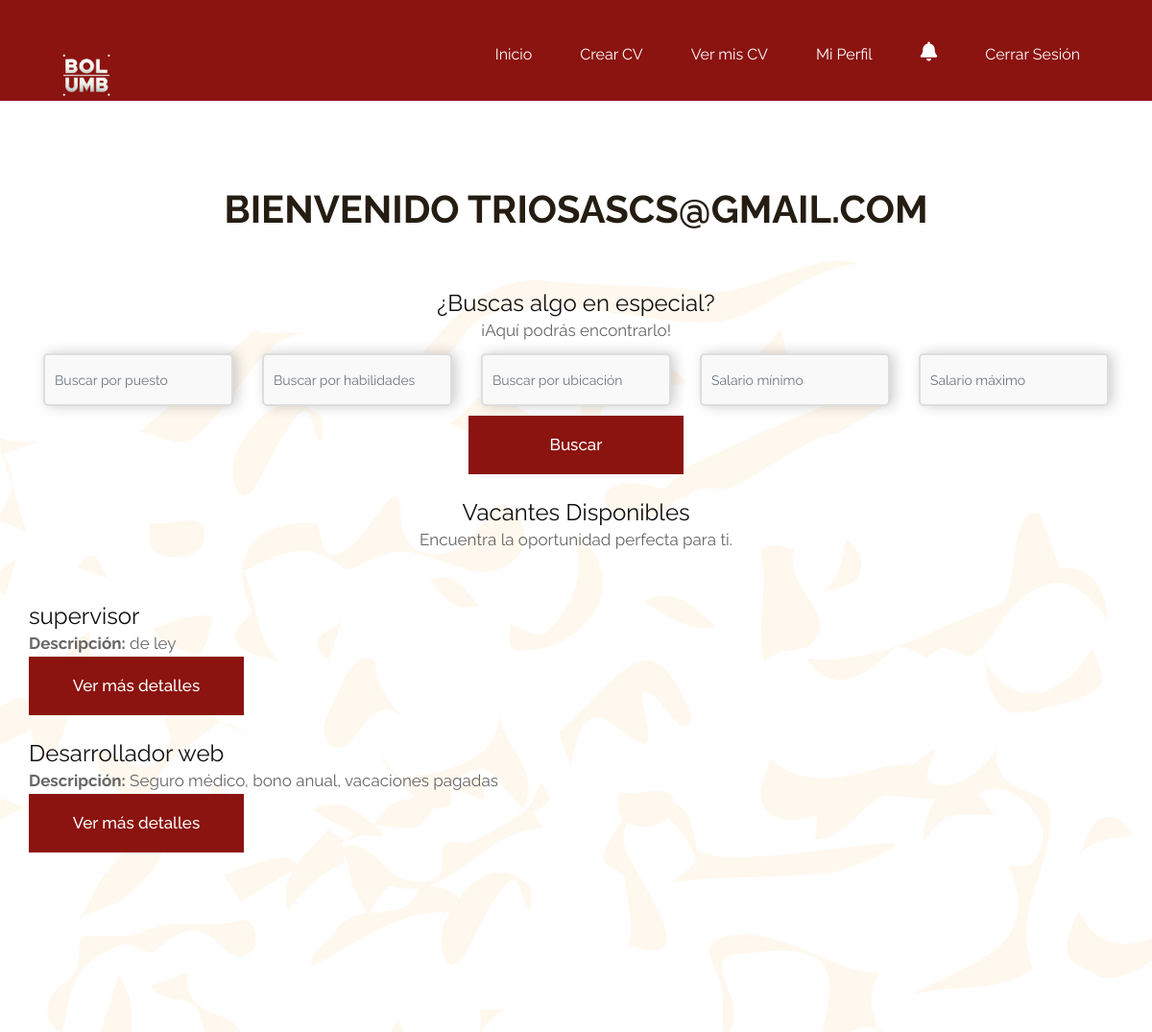
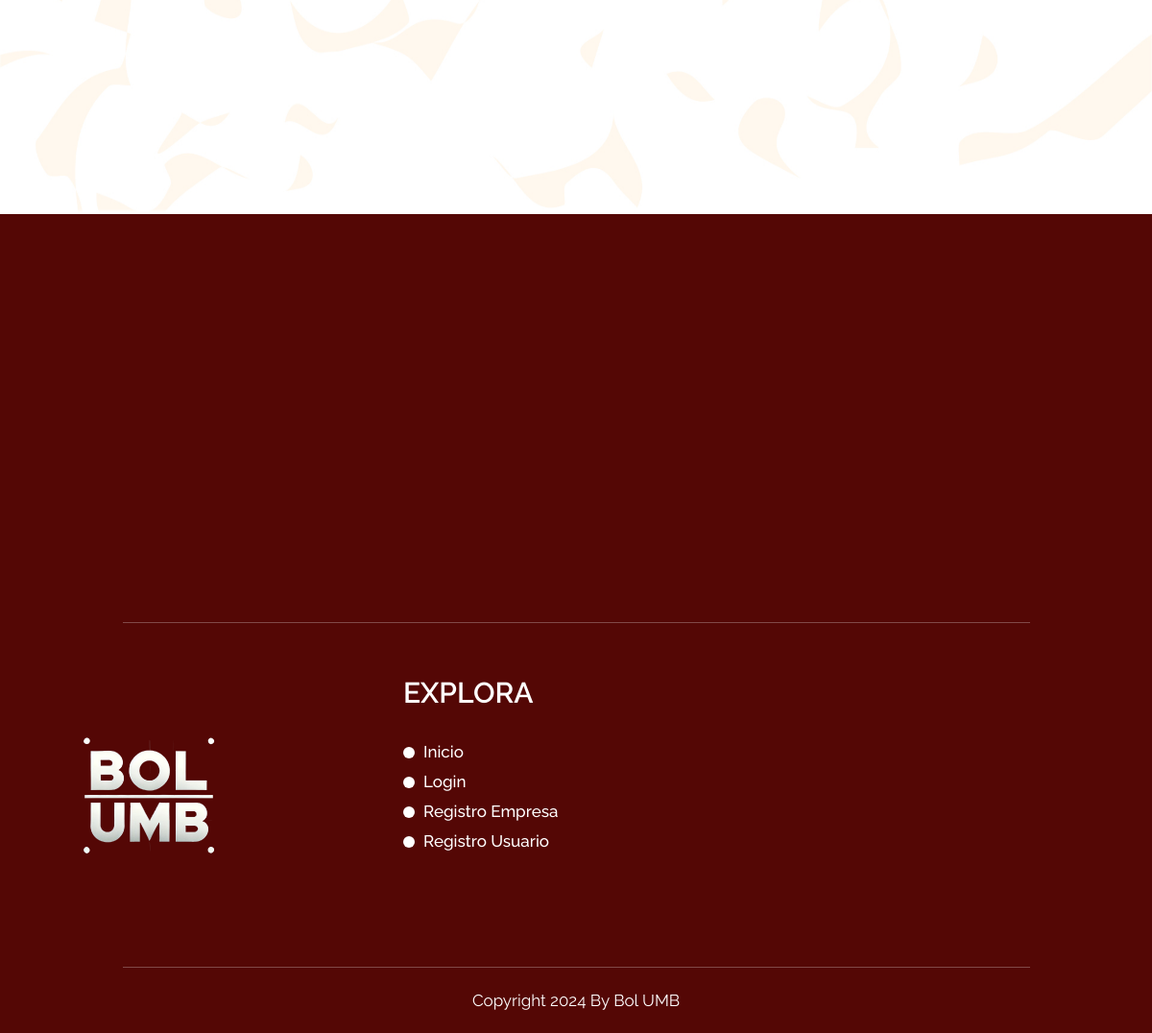
Screenshot of /bienvenidousu.php (signed in) with the database file from the repository (2 pictures, top to bottom).
### tables this page shows
CREATE TABLE `vacantes` (
  `id_vacante` int(11) NOT NULL,
  `id_empresa` int(11) NOT NULL,
  `puesto` varchar(45) NOT NULL,
  `salario` double NOT NULL,
  `horario` text NOT NULL,
  `habilidades` varchar(255) NOT NULL,
  `prestaciones` text NOT NULL,
  `experiencia` text NOT NULL,
  `tiempo_experiencia` varchar(20) NOT NULL,
  `formacion` text NOT NULL,
  `idioma` varchar(20) NOT NULL,
  `rol` varchar(255) NOT NULL
);

### bienvenidousu.php (the view, shortened to what this page needs)
<!DOCTYPE html>
<html lang="en">
   <head>
      <link rel="stylesheet" href="css/bootstrap.min.css">
      <link rel="stylesheet" href="css/style.css">
      <link rel="stylesheet" href="css/responsive.css">
      <link rel="stylesheet" href="https://cdnjs.cloudflare.com/ajax/libs/font-awesome/4.7.0/css/font-awesome.min.css">
<link href="https://cdnjs.cloudflare.com/ajax/libs/font-awesome/6.0.0-beta3/css/all.min.css" rel="stylesheet">
   </head>
  <body class="main-layout">
      <header>
         <div class="head-top">
            <div class="container-fluid">
               <div class="row">
                  <div class="col-sm-3">
                     <div class="logo">
                        <a href="index.php"><img src="images/bol.png" height="500" width="90" /></a>
                     </div>
                  </div>
                  <div class="col-sm-9">
                     <ul class="email text_align_right">
                        <li class="d_none"> <a href="bienvenidousu.php">Inicio <i  aria-hidden="true"></i></a> </li>
                         <li class="d_none"> <a href="cv.php">Crear CV <i  aria-hidden="true"></i></a> </li>
                          <li class="d_none"> <a href="mis_cvs.php">Ver mis CV <i  aria-hidden="true"></i></a> </li>
                         <li class="d_none"> <a href="miperfil.php">Mi Perfil<i  aria-hidden="true"></i></a> </li>
                         <li class="d_none">
    <a href="javascript:void(0);" id="notificaciones-toggle"> <i class="fas fa-bell"></i></a>
</li>
<li class="d_none"> <a href="logout.php">Cerrar Sesión<i  aria-hidden="true"></i></a> </li>
                     </ul>
                  </div>
               </div>
            </div>
         </div>
      </header>
      <div class="services_main">
         <div class="container">
            <div class="row">
               <div class="col-md-12">
                  <div class="titlepage">
                 <?php
    require_once 'conexion.php';
    if (isset($_SESSION['correo'])) {
        $correo = $_SESSION['correo'];
        echo "<div class='titlepage'>
                <h2><center>Bienvenido {$correo}</center></h2>
              </div>";
			  ?>
              <section class="vacantes_section layout_padding">
    <div class="container">
    <center><h1>¿Buscas algo en especial?</h1></center>
    <center><p>¡Aquí podrás encontrarlo!</p></center>
  <div class="filtros_busqueda">
    <form method="GET" action="" id="filtrosForm">
        <div class="row">
            <div class="col-md-3">
                <input type="text" class="form-control" name="puesto" placeholder="Buscar por puesto" value="<?php echo isset($_GET['puesto']) ? $_GET['puesto'] : ''; ?>">
            </div>
            <div class="col-md-3">
                <input type="text" class="form-control" name="habilidades" placeholder="Buscar por habilidades" value="<?php echo isset($_GET['habilidades']) ? $_GET['habilidades'] : ''; ?>">
            </div>
            <div class="col-md-3">
                <input type="text" class="form-control" name="ubicacion" placeholder="Buscar por ubicación" value="<?php echo isset($_GET['ubicacion']) ? $_GET['ubicacion'] : ''; ?>">
            </div>
            <div class="col-md-3">
                <input type="number" class="form-control" name="salario_min" placeholder="Salario mínimo" value="<?php echo isset($_GET['salario_min']) ? $_GET['salario_min'] : ''; ?>">
            </div>
            <div class="col-md-3">
                <input type="number" class="form-control" name="salario_max" placeholder="Salario máximo" value="<?php echo isset($_GET['salario_max']) ? $_GET['salario_max'] : ''; ?>">
            </div>
            <br>
            <div class="col-md-12">
                <button type="submit" class="read_more" style="display: block; margin: 0 auto;">Buscar</button>
            </div>
        </div>
    </form>
</div>
        </div>
        <?php
        $sql = "SELECT v.*, e.direccion_empresa FROM vacantes v
		JOIN empresa e ON v.id_empresa=e.id_e
		  WHERE 1";
        $stmt = $conn->prepare($sql);
        $stmt->execute();
        $result = $stmt->get_result();
        ?>
        <br>
           <center> <h1>Vacantes Disponibles</h1></center>
            <center> <p>Encuentra la oportunidad perfecta para ti.</p></center>
       <br>
        <div class="row">
            <?php if ($result->num_rows > 0): ?>
                <?php while ($vacante = $result->fetch_assoc()): ?>
                    <div class="col-md-6 col-lg-12">
                        <div class="box">
                            <div class="detail-box">
                            <br>
                                <h1><?php echo htmlspecialchars($vacante['puesto']); ?></h1>
                                <p><strong>Descripción:</strong> <?php echo htmlspecialchars($vacante['prestaciones']); ?></p>
                                <button class="read_more" type="button" data-bs-toggle="collapse" data-bs-target="#vacante<?php echo $vacante['id_vacante']; ?>" aria-expanded="false" aria-controls="vacante<?php echo $vacante['id_vacante']; ?>">
                                    Ver más detalles
                                </button>
                            </div>
                        </div>
                    </div>
                <?php endwhile; ?>
            <?php else: ?>
                <div class="col-12">
                    <p>No hay vacantes disponibles en este momento.</p>
                </div>
            <?php endif; ?>
    </div>
    </div>
              <?php
    }
    ?>
              </div>
               </div>
            </div>
         </div>
      <footer>
         <div class="footer">
            <div class="container">
               <div class="row">
                  <div class="col-md-10 offset-md-1">
                     <ul class="social_icon text_align_center">
                     </ul>
                  </div>
                  <div class="col-md-4 col-sm-6">
                     <div class="reader">
                        <a href="index.html"><img src="images/bol.png" height="250" width="250"/></a>
                     </div>
                  </div>
                  <div class="col-md-2 col-sm-6">
                     <div class="reader">
                        <h3>Explora</h3>
                        <ul class="xple_menu">
                           <li><a href="index.php">Inicio</a></li>
                           <li><a href="login.php">Login</a></li>
                           <li><a href="registroempresa.php">Registro Empresa</a></li>
                           <li><a href="registro.php">Registro Usuario</a></li>
                        </ul>
                     </div>
                  </div>
                  <div class="col-md-3 col-sm-6">
                  </div>
               </div>
            </div>
            <div class="copyright text_align_center">
               <div class="container">
                  <div class="row">
                     <div class="col-md-10 offset-md-1">
                        <p>Copyright 2024 By <a href="https://html.design/"> Bol UMB</a></p>
                     </div>
                  </div>
               </div>
            </div>
         </div>
      </footer>
</body>
</html>

### css/style.css (style rules this page uses)
body { color: #666666; font-size: 14px; font-family: 'Raleway', sans-serif; line-height: 1.80857; font-weight: normal; }
html { scroll-behavior: smooth; }
a { color: #1f1f1f; text-decoration: none !important; outline: none !important; -webkit-transition: all .3s ease-in-out; -moz-transition: all .3s ease-in-out; -ms-transition: all .3s ease-in-out; -o-transition: all .3s ease-in-out; transition: all .3s ease-in-out; }
h1, h2, h3, h4, h5, h6 { letter-spacing: 0; font-weight: normal; position: relative; padding: 0; font-weight: normal; line-height: normal; color: #111111; margin: 0 }
h1 { font-size: 24px }
h2 { font-size: 22px }
h3 { font-size: 18px }
*, *::after, *::before { -webkit-box-sizing: border-box; -moz-box-sizing: border-box; box-sizing: border-box; }
ul, li, ol { margin: 0px; padding: 0px; list-style: none; }
p { margin: 0px; padding: 0; font-weight: 400; font-size: 17px; line-height: 28px; }
a { color: #222222; text-decoration: none; outline: none !important; }
a, .btn { text-decoration: none !important; outline: none !important; -webkit-transition: all .3s ease-in-out; -moz-transition: all .3s ease-in-out; -ms-transition: all .3s ease-in-out; -o-transition: all .3s ease-in-out; transition: all .3s ease-in-out; }
img { max-width: 100%; height: auto; }
button { border: 0; margin: 0; padding: 0; cursor: pointer; }
.text_align_center { text-align: center; }
.text_align_right { text-align: right; }
.container { max-width: 1170px; }
header { height: 105px; background: #8b1310; width: 100%; padding: 33px 30px; }
ul.email { padding-top: 4px; display: flex; align-items: center; justify-content: end; flex-wrap: wrap; }
ul.email li { display: inline-block; color: #fff; padding: 0 20px; font-size: 17px; }
ul.email li a { font-size: 16px; }
ul.email li a { color: #fff; }
ul.email li i { color: #fff; font-size: 20px; padding-right: 10px; }
.titlepage { padding-bottom: 60px; }
.titlepage h2 { font-size: 40px; font-weight: 700; line-height: 46px; color: #251d12; text-transform: uppercase; }
.read_more { display: block; background: #8b1310; color: #fff; max-width: 224px; height: 61px; padding: 14px 0px; width: 100%; font-size: 17px; text-align: center; font-weight: 500; transition: ease-in all 0.5s; }
.services_main { padding-top: 90px; background: url(../images/service_bg.jpg); background-size: 100% 100%; background-position: center center; background-repeat: no-repeat; padding-bottom: 350px; }
.services_main .titlepage { padding-bottom: 60px; }
.footer { background: #540705; padding-top: 362px }
ul.social_icon { padding-top: 30px; padding-bottom: 33px; border-bottom: #814948 solid 1px; margin-bottom: 54px; }
.reader h3 { color: #fff; font-size: 30px; text-transform: uppercase; font-weight: 600; padding-top: 1px; }
ul.xple_menu { padding-top: 29px; }
ul.xple_menu li a { font-size: 17px; color: #fff; line-height: 31px; font-weight: 500; position: relative; padding-left: 21px; }
ul.xple_menu li a::before { position: absolute; content: ""; background: #fff; width: 12px; height: 12px; border-radius: 20px; left: 0; top: 5px; }
.copyright p { margin-top: 54px; color: #fff; padding: 20px 0px; border-top: #814948 solid 1px; }
.copyright a { color: #fff; }
.form-control { border-radius: 11px; margin-bottom: 20px; padding: 0 20px; background: transparent; border: transparent; box-shadow: 4px 0 14px rgba(02, 3, 8, 0.20); height: 55px; }

### bienvenidousu.php (style rules this page uses)
form input[type="text"], form input[type="number"] { width: 100%; padding: 10px; margin: 10px 0; border: 2px solid #ddd; border-radius: 5px; font-family: 'Raleway', sans-serif; font-size: 14px; color: #333; background-color: #f9f9f9; transition: all 0.3s ease-in-out; }
.filtros_busqueda form { display: flex; flex-wrap: wrap; gap: 20px; justify-content: space-between; }
.filtros_busqueda .col-md-3 { flex: 1 1 18%; min-width: 150px; }
.filtros_busqueda .col-md-12 { flex: 1 1 100%; text-align: center; }

### rows the page displays
vacantes: puesto "supervisor", prestaciones "de ley"
vacantes: puesto "Desarrollador web", prestaciones "Seguro médico, bono anual, vacaciones pagadas"

### other values shown
$correo "TRIOSASCS@GMAIL.COM"
